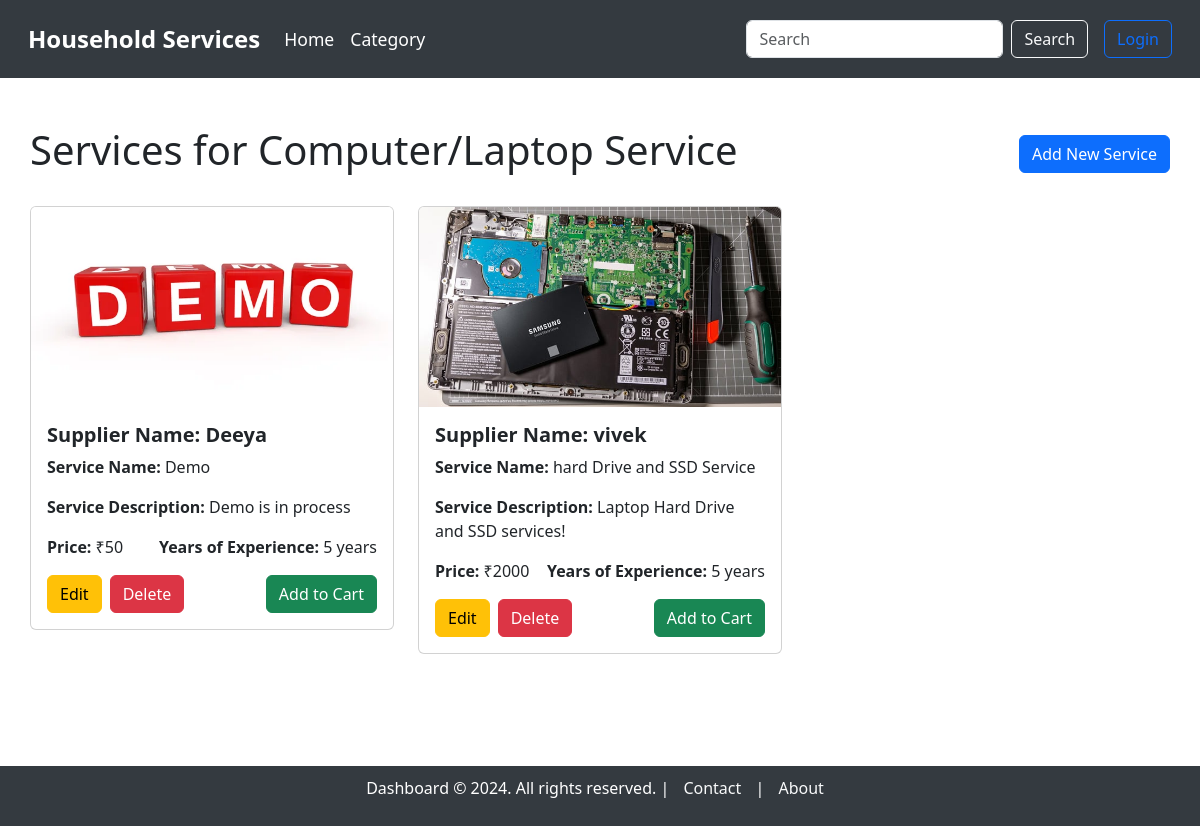
The app's page /service_dashboard/1 with its own data.
### model.py (models this page shows, shortened)
class Category(db.Model):
    __tablename__ = "category"
    category_id = db.Column(db.Integer, autoincrement=True, primary_key=True)
    category_name = db.Column(db.String, unique=True, nullable=False)
    category_description = db.Column(db.String, nullable=False)
    picture = db.Column(db.String)  # Path to the uploaded picture

class Service(db.Model):
    __tablename__ = "service"
    service_id = db.Column(db.Integer, autoincrement=True, primary_key=True)
    category_id = db.Column(db.Integer, db.ForeignKey('category.category_id'), nullable=False)  # Link to Category model
    supplier_id = db.Column(db.Integer, db.ForeignKey('users.user_id'), nullable=False)  # Link to the supplier
    service_name = db.Column(db.String, unique=True, nullable=False)
    service_description = db.Column(db.String, nullable=False)
    created_at = db.Column(db.DateTime, default=datetime.utcnow)
    updated_at = db.Column(db.DateTime, default=datetime.utcnow, onupdate=datetime.utcnow)
    price = db.Column(db.Integer)
    image = db.Column(db.String)  # Path to the uploaded image
    supplier = db.relationship('User', backref='services')  # Relationship to supplier (User)
    category = db.relationship('Category', backref='services')  # Relationship to Category

class User(db.Model):
    __tablename__ = "users"
    user_id = db.Column(db.Integer, autoincrement=True, primary_key=True)
    full_name = db.Column(db.String, nullable=False)
    username = db.Column(db.String, unique=True, nullable=False)
    email = db.Column(db.String, unique=True, nullable=False)
    password = db.Column(db.String, nullable=False)
    address = db.Column(db.String, nullable=False)
    pincode = db.Column(db.String, nullable=False)
    role = db.Column(db.String, nullable=False)  # 'customer' or 'supplier'
    service_name = db.Column(db.String)  # Only applicable if the user is a supplier
    experience_years = db.Column(db.Integer)  # Only applicable if the user is a supplier
    document = db.Column(db.String)  # Path or name of the uploaded document, only for suppliers

### main.py (the view)
@app.route('/service_dashboard/<int:category_id>', methods=['GET'])
def service_dashboard(category_id):
    category = Category.query.get(category_id)
    if not category:
        flash('The requested category does not exist.', 'warning')
        return redirect(url_for('category_dashboard'))  # Redirect to home if category doesn't exist
    services = Service.query.filter_by(category_id=category_id).all()
    return render_template('service/service_dashboard.html', services=services, category=category)

### templates/service/service_dashboard.html (shortened to what this page needs)
{% extends 'base_dashboard.html' %}
{% block content %}
<div class="container mt-5">
    <div class="d-flex justify-content-between align-items-center mb-4">
        <h1>Services for {{ category.category_name }}</h1>
        <a href="{{ url_for('create_service', category_id=category.category_id) }}" class="btn btn-primary">Add New Service</a>
    </div>
    {% if services %}
        <div class="row">
            {% for service in services %}
                <div class="col-md-4 mb-4">
                    <div class="card">
                        {% if service.image %}
                            <img src="{{ url_for('static', filename='uploads/' + service.image) }}" class="card-img-top" alt="Service Image" style="height: 200px; object-fit: cover;">
                        {% else %}
                            <img src="{{ url_for('static', filename='images/default-service.jpg') }}" class="card-img-top" alt="Default Service Image" style="height: 200px; object-fit: cover;">
                        {% endif %}
                        <div class="card-body">
                            <h5 class="card-title"><strong>Supplier Name: {{ service.supplier.full_name }}</strong></h5>
                            <p class="card-text"><strong>Service Name:</strong> {{ service.service_name }}</p>
                            <p class="card-text"><strong>Service Description:</strong> {{ service.service_description }}</p>
                            <div class="d-flex justify-content-between">
                                <p class="card-text"><strong>Price:</strong> ₹{{ service.price }}</p>
                                <p class="card-text"><strong>Years of Experience:</strong> {{ service.supplier.experience_years }} years</p>
                            </div>
                            <div class="d-flex justify-content-between align-items-center">
                                <a href="{{ url_for('edit_service', service_id=service.service_id) }}" class="btn btn-warning me-2">Edit</a>
                                <a href="{{ url_for('confirm_delete_service', service_id=service.service_id) }}" class="btn btn-danger me-2">Delete</a>
                                <a href="{{ url_for('create_service_request', service_id=service.service_id) }}" class="btn btn-success ms-auto">Add to Cart</a>
                            </div>
                        </div>
                    </div>
                </div>
            {% endfor %}
        </div>
    {% else %}
        <p class="text-center mt-4">No services available.</p>
    {% endif %}
</div>
{% endblock %}

### templates/base_dashboard.html (style rules this page uses)
body { overflow-x: hidden; }
.container { max-width: 100%; padding: 0 15px; }

### records on screen
Category: category_name "Computer/Laptop Service"
Service: image (picture), supplier.full_name "Deeya", service_name "Demo", service_description "Demo is in process", price "50", supplier.experience_years "5"
Service: image (picture), supplier.full_name "vivek", service_name "hard Drive and SSD Service", service_description "Laptop Hard Drive and SSD services!", price "2000", supplier.experience_years "5"
